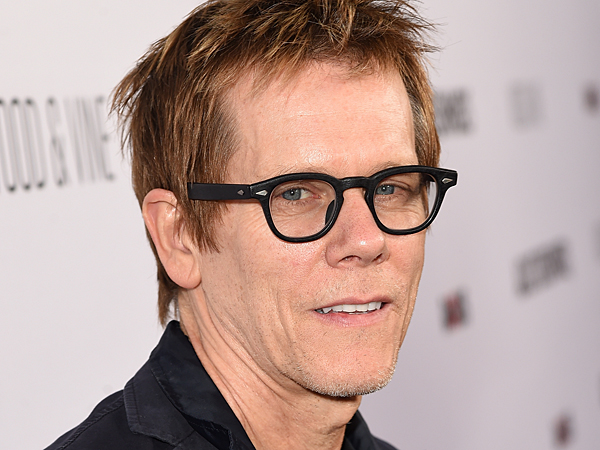
#> input picture processor/data/raw/kevin/050615-kevin-bacon-2-600.jpg, 600 x 450 px; its folder holds only this picture in this run
$ jupyter execute --allow-errors Untitled.ipynb
#> lines starting #> are read from the running program, lines starting #| are printed output that depends on the picture
# Data Preparation for IsItBacon

[cell 1]
from PIL import Image
import numpy as np
import os

## Thumbnail creation

[cell 2]
# Parameters
input_dir = "../data/raw/kevin/"
output_dir = "../data/thumbnails/kevin/"
size = (128, 128)

index = 0
for infile in os.listdir(input_dir):
    if infile == ".DS_Store":
        continue
    try:
        im = Image.open(input_dir + infile)
#> im is the input picture: PIL image 600x450 RGB; mean R, G, B 184.7, 159.6, 153.1

        # Normalize size. Allow skewing.
        outfile = "{0:04d}".format(index) + ".jpg"
        im = im.resize(size)
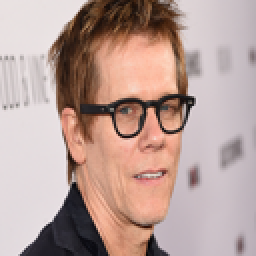
#> im: PIL image 128x128 RGB (shown 2 times larger); mean R, G, B 184.7, 159.6, 153.1
        im.save(output_dir + outfile, "JPEG")
        index += 1

    except IOError:
        print("cannot create thumbnail for", infile)

[cell 3]
im = Image.open("../data/raw/bacon/105739.jpg")
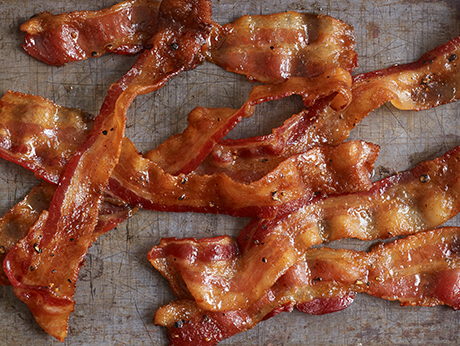
#> input picture processor/data/raw/bacon/105739.jpg, 460 x 346 px
#> im is the input picture: PIL image 460x346 RGB; mean R, G, B 133.9, 82.8, 62.1
im.rotate(2, )
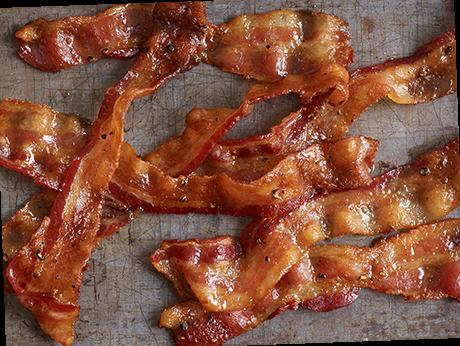
#> Out: PIL image 460x346 RGB; mean R, G, B 131.8, 81.1, 60.6

[cell 4]
im = Image.open("../data/thumbnails/bacon/0000.jpg")
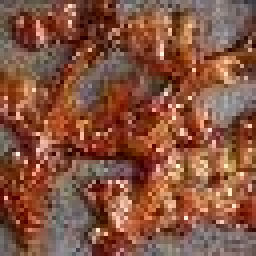
#> input picture processor/data/thumbnails64/bacon/0000.jpg, 64 x 64 px, found by its file name (shown 4 times larger)
#> im is the input picture: PIL image 64x64 RGB; mean R, G, B 134.1, 83.6, 63.5

#> (a cell that did not finish here is left out)

#> (a cell that did not finish here is left out)

## Data matrix creation

[cell 7]
# Read thumbnails, convert into row of data with label
# Labels:
# 0 = not kevin and not bacon
# 1 = bacon
# 2 = kevin
label = 2
input_dir = "../data/thumbnails/kevin/"
output_dir = "../data/matrix/"
output_filename = "kevin.dat"

with open(output_dir + output_filename, "wb") as outfile:
    for infile in os.listdir(input_dir):
        if infile == ".DS_Store":
            continue

        im = Image.open(input_dir + infile)
        im_converted = im.convert(mode="L")
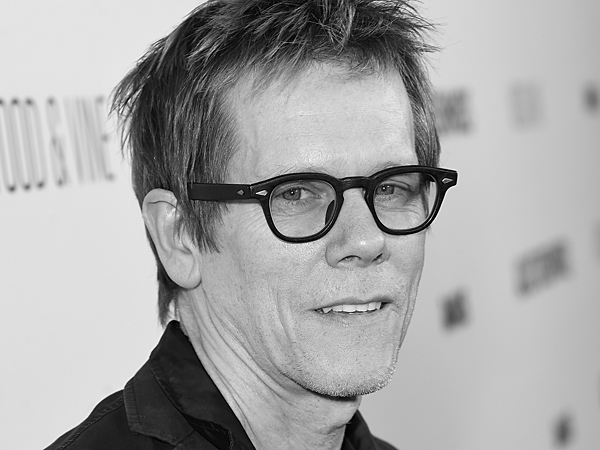
#> im_converted: PIL image 600x450 L; min 0, max 255, mean 166.4
        r_vec = []
        g_vec = []
        b_vec = []
        l_vec = []
        for i in range(0, 128):
            for j in range(0, 128):
                r, g, b = im.getpixel((i, j))
                l = im_converted.getpixel((i, j))
                r_vec.append(r)
                g_vec.append(g)
                b_vec.append(b)
                l_vec.append(l)
#> after the loop, b_vec = 16384 values, max 255 at index 15471, min 0 at index 16103, mean 216.7; g_vec = 16384 values, max 255 at index 15471, min 7 at index 16356, mean 217.2; l_vec = 16384 values, max 255 at index 15471, min 12 at index 16356, mean 219.7; r_vec = 16384 values, max 255 at index 15471, min 27 at index 16356, mean 225.7
        npa = np.asarray([label] + r_vec + g_vec + b_vec + l_vec, dtype=np.uint8)  # uint8 all we need
        npa.tofile(outfile)
